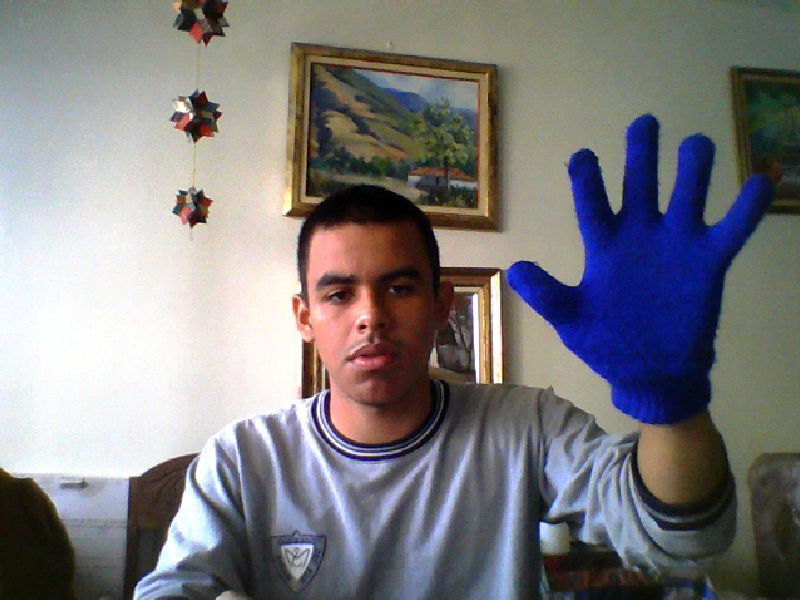
#> input picture PDI/HandDetection/HandBlue.jpg, 800 x 600 px, given in place of the camera
$ python HandBlueDetector.py   (older library calls are emulated)
#> lines starting #> are read from the running program, lines starting #| are printed output that depends on the picture; after the words box and inside, x2 and y2 are one past the last pixel; in counts of white or black regions, pixels touching at a corner belong together
# -*- encoding: utf-8 -*-
# USAGE

# python skindetector.py
# python skindetector.py --video video/skin_example.mov

# import the necessary packages
import numpy as np
import cv2

# define the upper and lower boundaries of the HSV pixel
# intensities to be considered 'skin'
lower = np.array([100, 50, 50], dtype = "uint8")
upper = np.array([120, 255, 255], dtype = "uint8")

cap = cv2.VideoCapture(1)
cap2 = cv2.VideoCapture(0)
bgSubThreshold = 50
bgModel = cv2.createBackgroundSubtractorMOG2(0, bgSubThreshold)
last_paso_theta , last_paso_phi = 145, 192
call = 0

def adjust_coord(handx, handy, w1, y1, n_pasos):
	global last_paso_theta
	global last_paso_phi

	# Chequeo de fronteras de control
	if handx<0:
		handx = 0
	if handy<0:
		handy = 0
	if handx > 2*w1:
		handx = 2*w1
	if handy > 2*h1:
		handy = 2*h1
	# Conversion a pasos del motor

	paso_theta = int(handy/(n_pasos*2))*n_pasos
	paso_phi = int(handx/(n_pasos*2))*n_pasos

	return paso_theta, paso_phi


def removeBG(frame):
    fgmask = bgModel.apply(frame)
    # kernel = cv2.getStructuringElement(cv2.MORPH_ELLIPSE, (3, 3))
    # res = cv2.morphologyEx(fgmask, cv2.MORPH_OPEN, kernel)

    kernel = np.ones((3, 3), np.uint8)
    fgmask = cv2.erode(fgmask, kernel, iterations=1)
    res = cv2.bitwise_and(frame, frame, mask=fgmask)
    return res


while True:

	grabbed, frame = cap.read()
#> frame is the input picture: shape (600, 800, 3); mean B, G, R 126.4, 124.4, 125.6
	grabbed, frame2 = cap2.read()
	frame = cv2.flip(frame, 1)
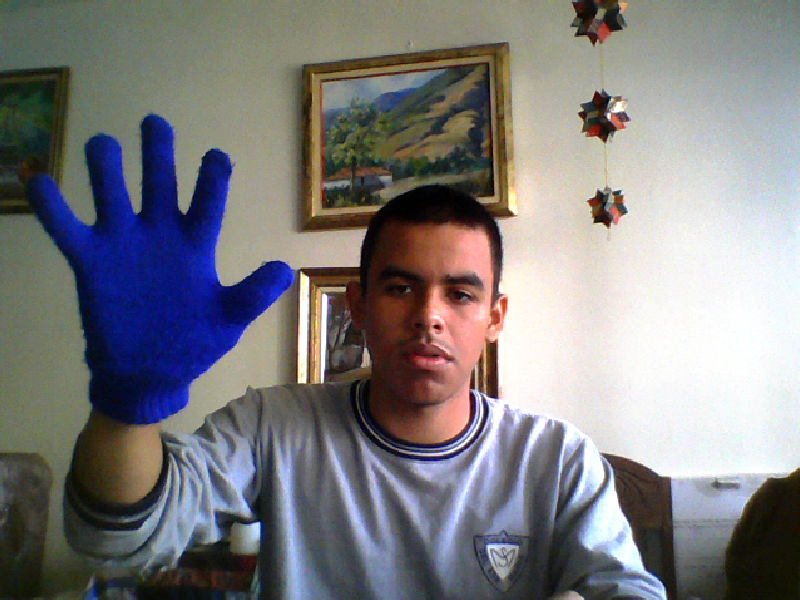
#> frame: shape (600, 800, 3); mean B, G, R 126.4, 124.4, 125.6
	w , h = frame.shape[1], frame.shape[0]
#> w = 800; h = 600
	centerx = int(round(w/2))
#> centerx = 400
	centery = int(round(h/2))
#> centery = 300

	#print("W= {}, H={}".format(w, h))

	res = removeBG(frame)
#> in removeBG, `fgmask = bgModel.apply(frame)`:
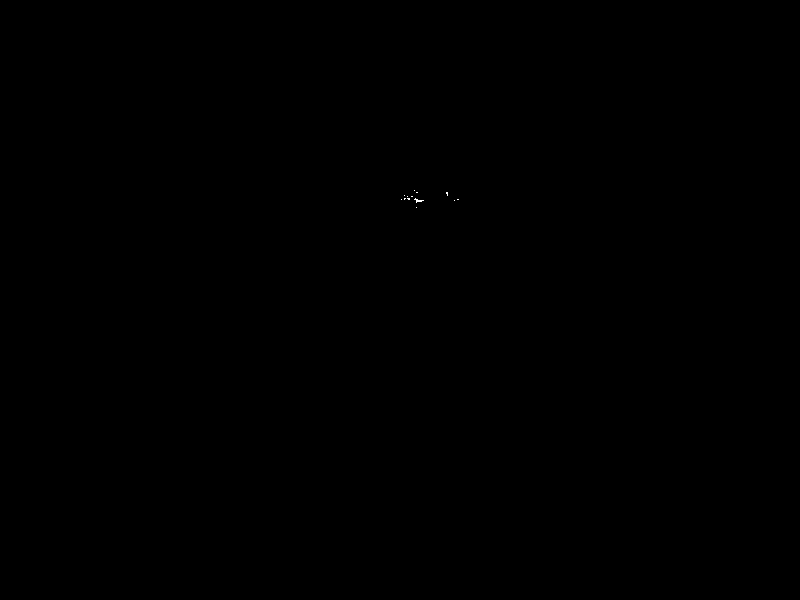
#> fgmask: shape (600, 800); values 127 (black) and 255 (white), 0.01% white in thin lines or dots, all inside (x1, y1, x2, y2) = (401, 190, 459, 208)
#> in removeBG, `fgmask = cv2.erode(fgmask, kernel, iterations=1)`: fgmask: shape (600, 800); every value is 127

	# if we are viewing a video and we did not grab a
	# frame, then we have reached the end of the video

	# resize the frame, convert it to the HSV color space,
	# and determine the HSV pixel intensities that fall into
	# the speicifed upper and lower boundaries
	#frame = imutils.resize(frame, width = 400)
	converted = cv2.cvtColor(frame, cv2.COLOR_BGR2HSV)
#> converted: shape (600, 800, 3); mean H, S, V 63, 69.3, 141.2
	skinMask = cv2.inRange(converted, lower, upper)
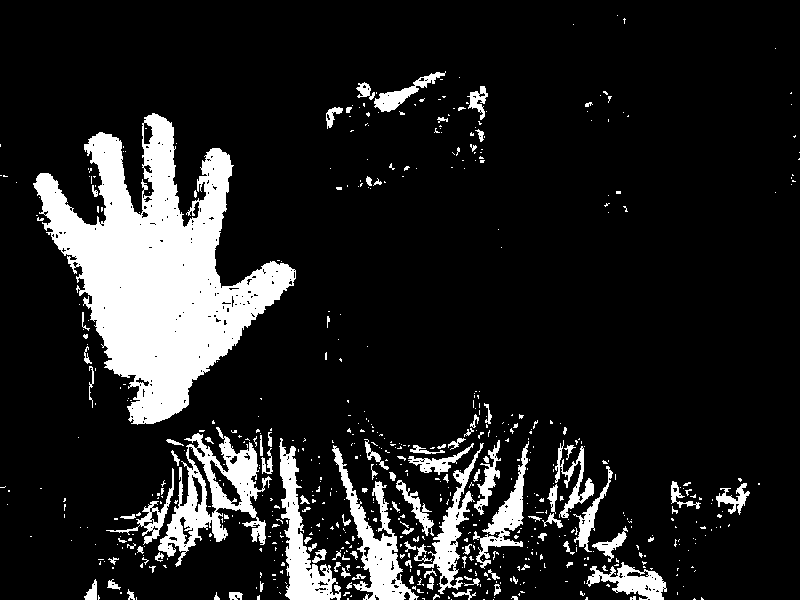
#> skinMask: shape (600, 800); 13.6% white; 636 white regions (530 under 20 px), largest, box (x1, y1, x2, y2) and area: (33, 113, 296, 425) 35066, (158, 427, 272, 567) 5407, (332, 445, 419, 600) 3460

	# apply a series of erosions and dilations to the mask
	# using an elliptical kernel
	# kernel = cv2.getStructuringElement(cv2.MORPH_ELLIPSE, (11, 11))
	# skinMask = cv2.erode(skinMask, kernel, iterations = 2)
	# skinMask = cv2.dilate(skinMask, kernel, iterations = 2)
	kernel = np.ones((5,5), np.uint8)

	# skinMask = cv2.morphologyEx(skinMask, cv2.MORPH_OPEN, kernel)
	#skinMask = cv2.erode(skinMask, kernel, iterations=1)
	# blur the mask to help remove noise, then apply the
	# mask to the frame
	#skinMask = cv2.GaussianBlur(skinMask, (3, 3), 0)
	skinMask= cv2.medianBlur(skinMask, 9)
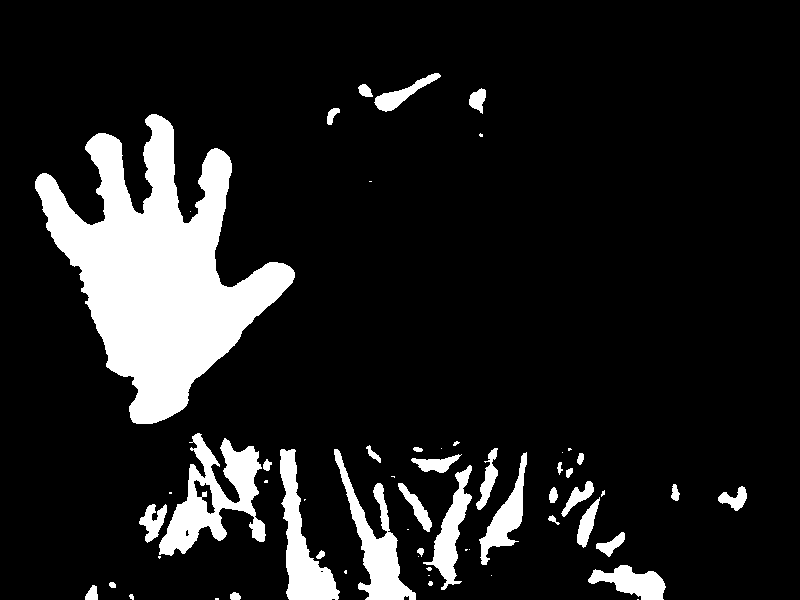
#> skinMask: shape (600, 800); 12.4% white; 58 white regions (22 under 20 px)

	img = frame
	thresh1 = skinMask

	im3, contours, hierarchy = cv2.findContours(thresh1, cv2.RETR_TREE, cv2.CHAIN_APPROX_SIMPLE)
#> contours = 61 contours, 27 with area under 20; largest, box (x1, y1, x2, y2) and area: (35, 114, 295, 424) 34679, (159, 433, 266, 556) 5490, (280, 449, 340, 600) 3396, (334, 449, 416, 600) 3318, (423, 465, 472, 590) 1850
	drawing = np.zeros(img.shape, np.uint8)
	max_area = 0
	ci = 0
	if len(contours)>0:
		for i in range(len(contours)):
			cnt = contours[i]
			area = cv2.contourArea(cnt)
			if (area > max_area):
				max_area = area
				ci = i
#> this loop made 61 passes
#> (area, max_area) on passes 4, 5, 12, 35, 42, 43, 51, 57: (56.5, 56.5), (117.5, 117.5), (1411, 1411), (1850.5, 1850.5), (3317.5, 3317.5), (3396.5, 3396.5), (5490, 5490), (34679, 34679)
#> area on passes 6, 15, 18, 19, 21, 22: 25.5, 38.5, 29, 274, 34.5, 494
#> after the loop, ci = 56; max_area = 34679
		cnt = contours[ci]
#> cnt = contour of 641 points, box (x1, y1, x2, y2) (35, 114, 295, 424), area 34679
		hull = cv2.convexHull(cnt)
#> hull = contour of 29 points, box (x1, y1, x2, y2) (35, 114, 295, 424), area 49274
		moments = cv2.moments(cnt)
#> moments = moments, m00 34679, centre m10/m00, m01/m00 = (158.2, 272.7)
		if moments['m00'] != 0:
			cx = int(moments['m10'] / moments['m00'])  # cx = M10/M00
#> cx = 158
			cy = int(moments['m01'] / moments['m00'])  # cy = M01/M00
#> cy = 272

		centr = (cx, cy)
#> centr = (158, 272)

		cv2.circle(img, centr, 5, [0, 0, 255], 2)
#> img: shape (600, 800, 3); 0.02% of pixels changed, all inside (x1, y1, x2, y2) = (152, 266, 165, 279)
		cv2.drawContours(drawing, [cnt], 0, (0, 255, 0), 2)
		cv2.drawContours(drawing, [hull], 0, (0, 0, 255), 2)
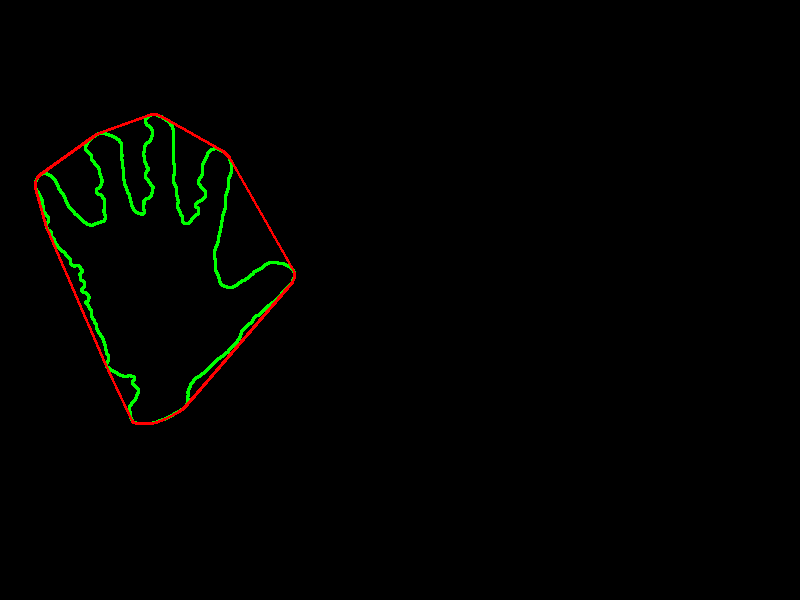
#> drawing: shape (600, 800, 3); mean of channels 0, 1, 2 0, 2.2, 1.3; drawn as B, G, R

		cnt = cv2.approxPolyDP(cnt, 0.01 * cv2.arcLength(cnt, True), True)
#> cnt = contour of 16 points, box (x1, y1, x2, y2) (35, 114, 295, 424), area 35740
		hull = cv2.convexHull(cnt, returnPoints=False)
#> hull = [13, 10, 9, 8, 6, 5, 3, 2, 0]

		if (1):
			defects = cv2.convexityDefects(cnt, hull)
#> defects = [[13, 0, 15, 20405], [0, 2, 1, 22738], [3, 5, 4, 18372], [6, 8, 7, 5032], [10, 13, 12, 17389]]
			mind = 0
			maxd = 0
			if type(defects)!= type(None):
				for i in range(defects.shape[0]):
					s, e, f, d = defects[i, 0]
					start = tuple(cnt[s][0])
					end = tuple(cnt[e][0])
					far = tuple(cnt[f][0])
					dist = cv2.pointPolygonTest(cnt, centr, True)
					cv2.line(img, start, end, [0, 255, 0], 2)

					cv2.circle(img, far, 5, [0, 0, 255], -1)
#> this loop made 5 passes
#> (s, e, f, d, start, end, far) on passes 1 to 5: (13, 0, 15, 20405, (229, 157), (156, 114), (184, 223)), (0, 2, 1, 22738, (156, 114), (105, 133), (142, 214)), (3, 5, 4, 18372, (85, 146), (35, 181), (103, 221)), (6, 8, 7, 5032, (106, 366), (136, 423), (134, 377)), (10, 13, 12, 17389, (294, 277), (229, 157), (220, 283))
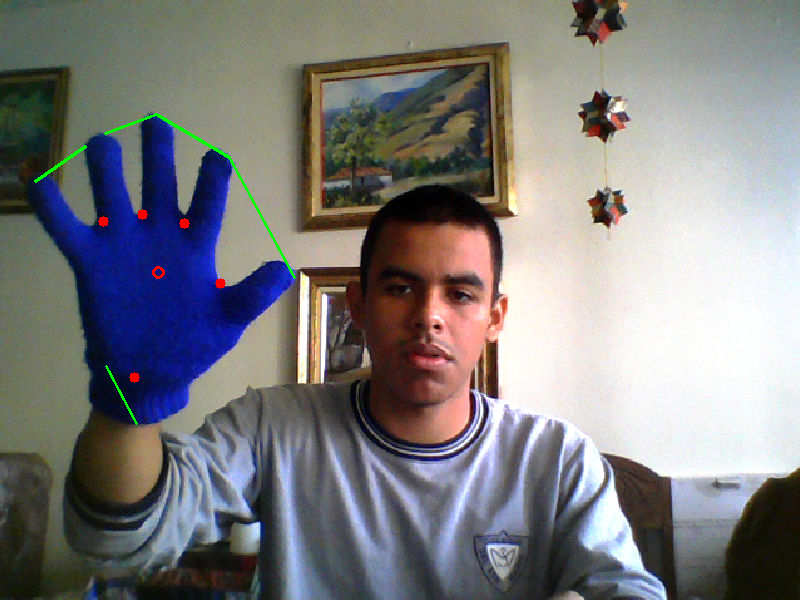
#> img: shape (600, 800, 3); mean B, G, R 126, 124.7, 125.6
			#print(i)
			i = 0
		w1, h1 = 192, 145, #int(round(7/20*w)), int(round(7/20*h))
		cv2.rectangle(img, (centerx-w1, centery-h1), (centerx+w1, centery+h1), (255,0, 0), 3)
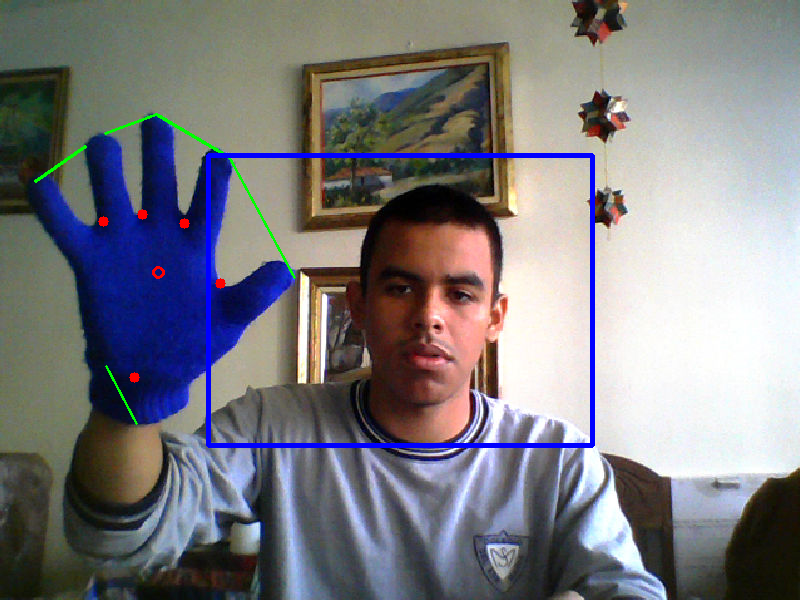
#> img: shape (600, 800, 3); 1.4% of pixels changed, all inside (x1, y1, x2, y2) = (206, 153, 595, 448)
		handx = centerx+w1-cx
#> handx = 434
		handy = cy-(centery-h1)
#> handy = 117
		paso_theta, paso_phi = adjust_coord(handx, handy,w1, h1, 4)
#> in adjust_coord, `paso_theta = int(handy/(n_pasos*2))*n_pasos`: paso_theta = 56
#> paso_theta = 56; paso_phi = 192
		# No quemar los motores: permitir solo pasos pequeños en caso de fallo en deteccion de mano
		if call == 0:
			call = 1
			last_paso_theta, last_paso_phi = paso_theta, last_paso_phi
#> last_paso_theta = 56; last_paso_phi = 192

		if np.abs(paso_theta-last_paso_theta)>4:
			paso_theta = last_paso_theta
		if np.abs(paso_phi-last_paso_phi)>4:
			paso_phi = last_paso_phi

		last_paso_theta, last_paso_phi = paso_theta, paso_phi

		print("theta {}, phi {}".format(paso_theta, paso_phi))
#| theta 56, phi 192

	# show the skin in the image along with the mask0
	cv2.imshow("Draw", drawing)
	cv2.imshow("Image", frame)
	cv2.imshow("MOG2", skinMask)
	cv2.imshow("CAM2", frame2)
	# if the 'q' key is pressed, stop the loop
	if cv2.waitKey(1) & 0xFF == ord("q"):
#> (key q is pressed here)
		break
